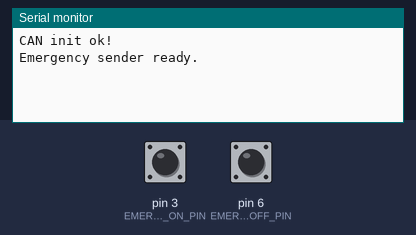
Simulated run of this sketch. Board: Arduino Uno, built with avr-gcc and run on an emulated ATmega328P. On the bench: the last lines printed to the serial monitor. The test bench sets the inputs (shaded band); at power-on: pin 3 (EMERGENCY_ON_PIN) HIGH, pin 6 (EMERGENCY_OFF_PIN) HIGH.

Above: at 1.2 s.
1.3 s: pin 3 (EMERGENCY_ON_PIN) pulled LOW for 0.15 s
At 2.5 s:
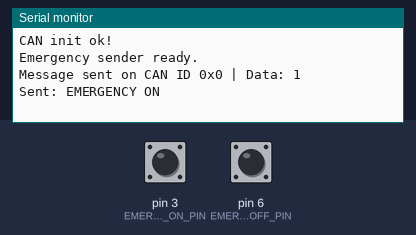
2.9 s: pin 6 (EMERGENCY_OFF_PIN) pulled LOW for 0.15 s
At 3.8 s:
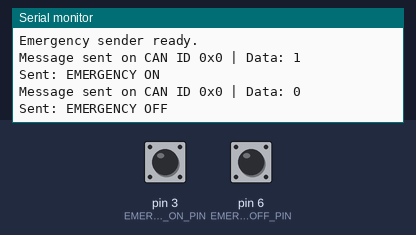

Measured:
- after the input at 1.3 s, the serial monitor: prints a new line at once (image 1)
- after the input at 2.9 s, the serial monitor: prints a new line at once (image 2)

The sketch:

ems_Button.ino
```cpp
#include <SPI.h>
#include <mcp_can.h>
#include <mcp_can_dfs.h>

MCP_CAN CAN(9);   // CS pin for MCP2515

// ---------------------------
// Pin setup
// ---------------------------
const int EMERGENCY_ON_PIN  = 3;
const int EMERGENCY_OFF_PIN = 6;

// ---------------------------
// CAN setup
// ---------------------------
const unsigned int EMERGENCY_CAN_ID = 0x00;   // Highest priority
const byte EMERGENCY_ON_CMD  = 0x01;
const byte EMERGENCY_OFF_CMD = 0x00;

// For button state tracking
int lastOnState  = HIGH;
int lastOffState = HIGH;

void setup()
{
    Serial.begin(115200);

    pinMode(EMERGENCY_ON_PIN, INPUT_PULLUP);
    pinMode(EMERGENCY_OFF_PIN, INPUT_PULLUP);

    while (CAN_OK != CAN.begin(CAN_125KBPS))
    {
        Serial.println("CAN init fail, retrying...");
        delay(100);
    }

    Serial.println("CAN init ok!");
    Serial.println("Emergency sender ready.");
}

void loop()
{
    // Read current states
    int onState  = digitalRead(EMERGENCY_ON_PIN);
    int offState = digitalRead(EMERGENCY_OFF_PIN);

    // Check if "ON" button was just pressed
    if (onState == LOW && lastOnState == HIGH)
    {
        sendEmergencyCommand(EMERGENCY_ON_CMD);
        Serial.println("Sent: EMERGENCY ON");
        delay(200); // Debounce
    }

    // Check if "OFF" button was just pressed
    if (offState == LOW && lastOffState == HIGH)
    {
        sendEmergencyCommand(EMERGENCY_OFF_CMD);
        Serial.println("Sent: EMERGENCY OFF");
        delay(200); // Debounce
    }

    // Update last states for next loop
    lastOnState = onState;
    lastOffState = offState;
}

void sendEmergencyCommand(byte command)
{
    byte data[1];
    data[0] = command;

    // Send message: ID, Standard Frame (0), Data Length (1), Data Array
    byte sendResult = CAN.sendMsgBuf(EMERGENCY_CAN_ID, 0, 1, data);

    if (sendResult == CAN_OK)
    {
        Serial.print("Message sent on CAN ID 0x");
        Serial.print(EMERGENCY_CAN_ID, HEX);
        Serial.print(" | Data: ");
        Serial.println(data[0], HEX);
    }
    else
    {
        Serial.println("Error sending emergency message.");
    }
}
```
